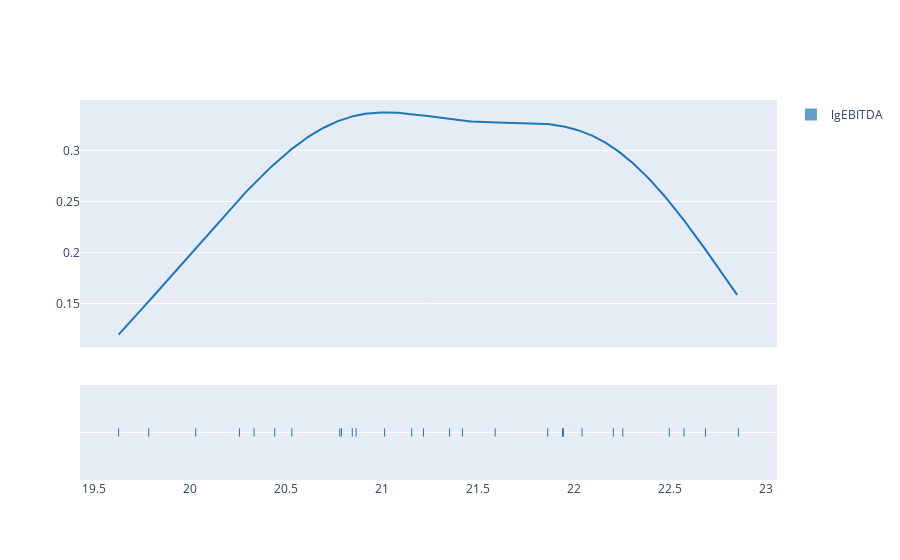

Notebook source saved alongside this figure:
### Code cell
hist_data = [df_Mat['lgEBITDA'].to_numpy()]
group_labels = ['lgEBITDA'] # name of the dataset

fig = ff.create_distplot(hist_data, group_labels, bin_size=1000000000)
fig.show()

### Figure 1 — Plotly figure (JSON) as saved in the notebook; plotly's stock layout.template omitted (floating-point values rounded to 4 significant figures; data arrays with more than 128 entries replaced by an {"elided": "..."} marker saying what was removed)
{"data": [{"autobinx": false, "histnorm": "probability density", "legendgroup": "lgEBITDA", "marker": {"color": "rgb(31, 119, 180)"}, "name": "lgEBITDA", "opacity": 0.7, "type": "histogram", "x": [20.03, 20.33, 20.78, 20.79, 21.94, 22.25, 21.42, 21.59, 20.86, 22.68, 22.85, 20.44, 20.26, 21.86, 21.94, 22.49, 22.57, 19.63, 19.79, 22.2, 21.22, 21.15, 21.35, 21.94, 22.04, 20.53, 20.84, 21.01], "xaxis": "x", "xbins": {"end": 22.85, "size": 1000000000, "start": 19.63}, "yaxis": "y"}, {"legendgroup": "lgEBITDA", "marker": {"color": "rgb(31, 119, 180)"}, "mode": "lines", "name": "lgEBITDA", "showlegend": false, "type": "scatter", "x": {"elided": "500 float values"}, "xaxis": "x", "y": {"elided": "500 float values"}, "yaxis": "y"}, {"legendgroup": "lgEBITDA", "marker": {"color": "rgb(31, 119, 180)", "symbol": "line-ns-open"}, "mode": "markers", "name": "lgEBITDA", "showlegend": false, "type": "scatter", "x": [20.03, 20.33, 20.78, 20.79, 21.94, 22.25, 21.42, 21.59, 20.86, 22.68, 22.85, 20.44, 20.26, 21.86, 21.94, 22.49, 22.57, 19.63, 19.79, 22.2, 21.22, 21.15, 21.35, 21.94, 22.04, 20.53, 20.84, 21.01], "xaxis": "x", "y": ["lgEBITDA", "lgEBITDA", "lgEBITDA", "lgEBITDA", "lgEBITDA", "lgEBITDA", "lgEBITDA", "lgEBITDA", "lgEBITDA", "lgEBITDA", "lgEBITDA", "lgEBITDA", "lgEBITDA", "lgEBITDA", "lgEBITDA", "lgEBITDA", "lgEBITDA", "lgEBITDA", "lgEBITDA", "lgEBITDA", "lgEBITDA", "lgEBITDA", "lgEBITDA", "lgEBITDA", "lgEBITDA", "lgEBITDA", "lgEBITDA", "lgEBITDA"], "yaxis": "y2"}], "layout": {"barmode": "overlay", "hovermode": "closest", "legend": {"traceorder": "reversed"}, "xaxis": {"anchor": "y2", "domain": [0, 1], "zeroline": false}, "yaxis": {"anchor": "free", "domain": [0.35, 1], "position": 0}, "yaxis2": {"anchor": "x", "domain": [0, 0.25], "dtick": 1, "showticklabels": false}}}
